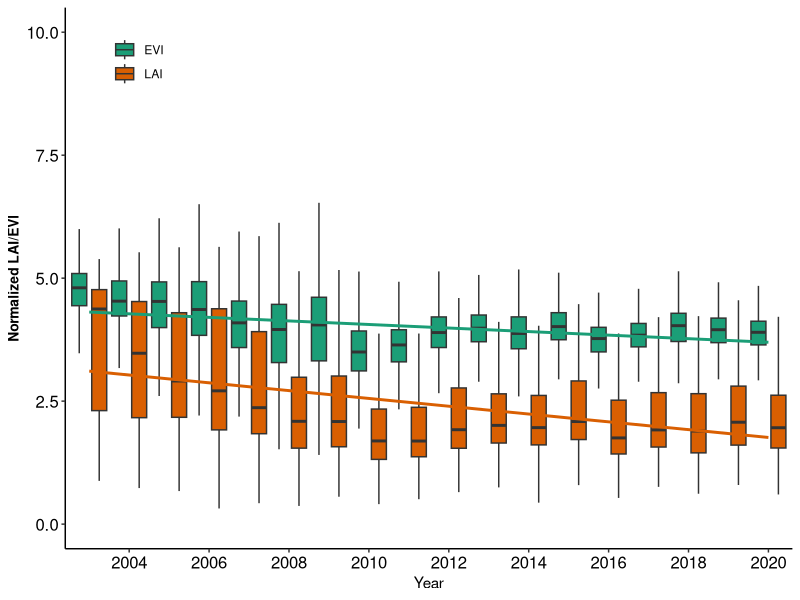

Here is the R script that generated this plot:

library(tidyverse)
library(reshape2)
library(ggplot2)

setwd('C:/Users/haod776/OneDrive - PNNL/Documents/work/co-authors/pattern/data')
# Change box plot colors by groups
EVIs <- read_csv('all_points_EVI_pattern_mean.csv');
LAIs <- read_csv('all_points_LAI_pattern_mean.csv');
#EVIs$year <- as.factor(EVIs$year)
#LAIs$year <- as.factor(LAIs$year)

Alldata <- EVIs %>%
  left_join(LAIs, by = c('id','year')) %>%
  select(id, year, EVI, Lai) %>%
  mutate(EVI = EVI/1000, LAI = Lai/10) %>%
  select(id, year, EVI, LAI) %>%
  melt(id = c('id','year'))

Alldata_mean <- Alldata %>%
  group_by(year,variable) %>%
  summarise( value = mean(value))
meanEVIs <- Alldata_mean %>% 
  filter(variable == 'EVI')
meanLAIs <- Alldata_mean %>% 
  filter(variable == 'LAI')

plot_figure = ggplot(Alldata, aes(x=as.factor(year), y=value,fill = variable)) +
  ylab('Normalized LAI/EVI') +
  xlab('Year') +
  geom_boxplot(position=position_dodge(1),outlier.shape = NA) +
  scale_y_continuous(limits = c(0, 10)) +
  theme_classic() +
  theme(plot.title = element_text(face="bold", color="black",size=11, angle=0),
        #axis.title.x=element_blank(),
        axis.text.x = element_text(color="black",size=12, angle=0),
        axis.text.y = element_text( color="black", size=12, angle=0),
        axis.title.y = element_text(face="bold", color="black",size=10),
        axis.line = element_line(size = 0.5),
        legend.position = c(0.1, 0.9),
        legend.title=element_blank()) +
  scale_fill_brewer(palette="Dark2") +
  #stat_summary(fun = "median", geom="line", aes(group=variable))  
  scale_x_discrete( breaks = c('2002','2004','2006','2008','2010','2012','2014','2016','2018','2020'), labels= c('2002','2004','2006','2008','2010','2012','2014','2016','2018','2020')) +
  # xlim(c(2002,2021)) +
  geom_smooth( data = meanEVIs, mapping = aes(x=as.factor(year), y=value,group=1),color = "#1b9e77", method = "lm", se = FALSE,show.legend = FALSE) +
  geom_smooth( data = meanLAIs, mapping = aes(x=as.factor(year), y=value,group=1), color = "#d95f02" ,method = "lm", se = FALSE,show.legend = FALSE)


ggsave("figure_4b_new_abs.tiff", plot = plot_figure, width = 15, height = 7, units = "cm", dpi = 300, limitsize = FALSE, compression = "lzw")